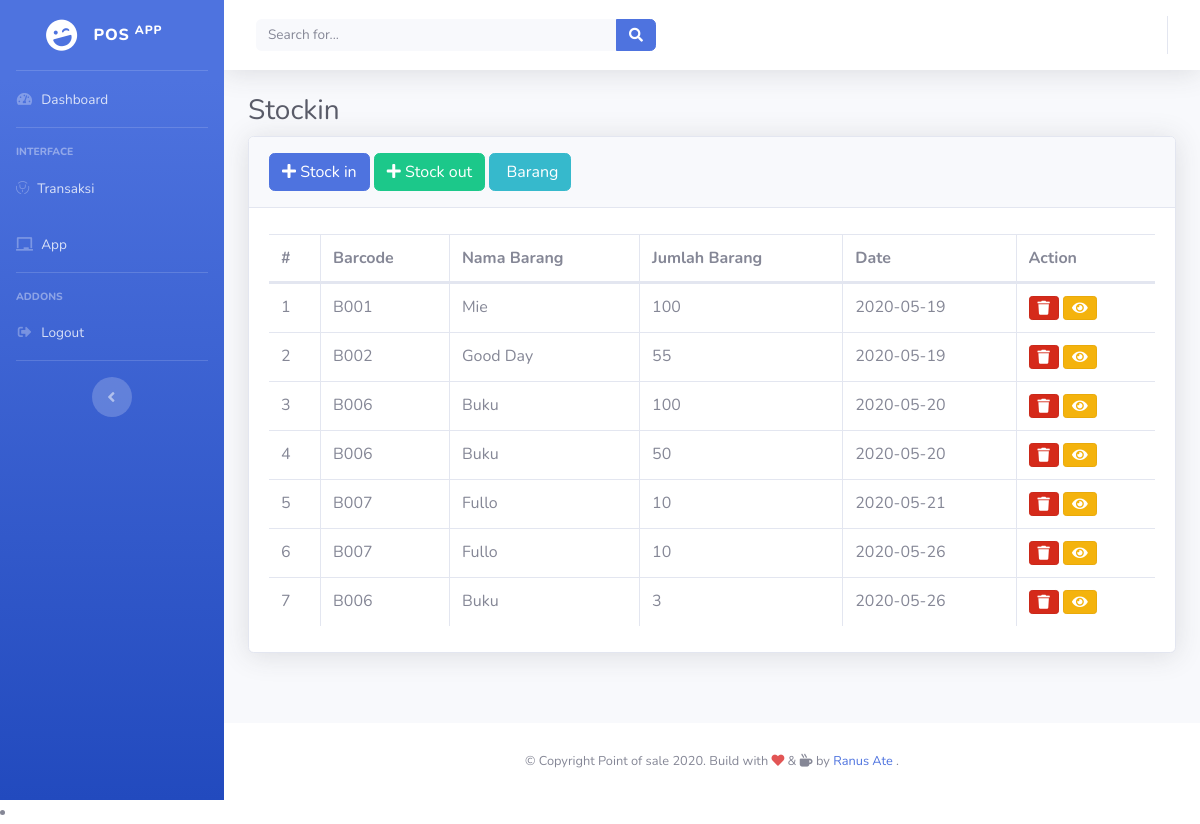
/index.php/stock/stock_in, run on the app's committed database.
### tables this page shows
CREATE TABLE `stock` (
  `stock_id` int(11) NOT NULL,
  `id_barang` int(11) NOT NULL,
  `type` enum('in','out') NOT NULL,
  `detail` varchar(100) NOT NULL,
  `supplier_id` int(11) DEFAULT NULL,
  `qty` int(11) NOT NULL,
  `date` date NOT NULL,
  `created` datetime NOT NULL DEFAULT CURRENT_TIMESTAMP,
  `user_id` int(11) NOT NULL
);

CREATE TABLE `barang` (
  `id_barang` int(11) NOT NULL,
  `barcode` varchar(100) NOT NULL,
  `nama` varchar(100) DEFAULT NULL,
  `id_kategori` int(11) NOT NULL,
  `harga` int(11) DEFAULT NULL,
  `stock` int(11) NOT NULL DEFAULT '0',
  `image` varchar(100) DEFAULT NULL,
  `created` datetime DEFAULT CURRENT_TIMESTAMP,
  `updated` datetime DEFAULT NULL,
  `is_active` int(11) NOT NULL DEFAULT '1'
);

### application/controllers/Stock.php (called while the page is built, shortened)
<?php
class Stock extends CI_Controller
{
	function __construct()
	{
		$this->load->model('M_supplier');
		$this->load->model('M_stock');
		$this->load->model('M_kategori');
		$this->load->model(['M_barang', 'M_supplier']);
	}
	public function stock_in()
	{
		$stock = $this->M_stock->getAll()->result();
		$data = array(
			"page" => "transaksi/stockin/v_stock_in",
			"stocks" => $stock,
			"judul" => "Stockin",
			"header" => "Stockin"
		);
		$this->load->view('dashboard', $data);
	}
}

### index.php (called while the page is built, shortened)
<?php
require_once BASEPATH.'core/CodeIgniter.php';

### application/models/M_stock.php (called while the page is built, shortened)
<?php
class M_stock extends CI_Model
{
	public function getAll()
	{
		$this->db->select('stock.stock_id, barang.barcode, barang.nama as namabrg, qty , date, detail, supplier.nama as supplier,barang.id_barang');
		$this->db->from('stock');
		$this->db->join('barang', 'barang.id_barang = stock.id_barang');
		$this->db->join('supplier', 'supplier.id = stock.supplier_id', 'left');
		$this->db->where('type', 'in');
		$query =  $this->db->get();
		return $query;
	}
}

### application/views/transaksi/stockin/v_stock_in.php (the view, shortened to what this page needs)
<h1 class="h3 mb-2 text-gray-800"> <?= $judul; ?></h1>
<div class="card shadow mb-4">
    <div class="card-header py-3">
        <a href="<?= base_url() ?>stock/in/add" class="btn btn-primary">
            <i class="fas fa-plus"></i> Stock in
        </a>
        <a href="<?= base_url() ?>stock/out/add" class="btn btn-success">
            <i class="fas fa-plus"></i> Stock out
        </a>
        <a href="<?= base_url() ?>barang" class="btn btn-info">
           <i class="fas"></i> Barang
        </a>
    </div>
    <div class="card-body">
        <div class="table-responsive">
            <table class="table table-bordered" id="dataTable" width="100%" cellspacing="0">
                <thead>
                    <tr>
                        <th>#</th>
                        <th>Barcode</th>
                        <th>Nama Barang</th>
                        <th>Jumlah Barang</th>
                        <th>Date</th>
                        <th>Action</th>
                    </tr>
                </thead>
                <tbody>
                    <?php $no = 1;
                       foreach ($stocks as $user) { ?>
                        <tr>
                            <td><?= $no++ ?></td>
                            <td><?= $user->barcode ?></td>
                            <td><?= $user->namabrg ?></td>
                            <td><?= $user->qty ?></td>
                            <td><?= $user->date ?></td>
                            <td>
                                <a href="<?= site_url("stock/in/delete/$user->stock_id/$user->id_barang") ?>" class=" btn btn-sm btn-danger active tombol-hapus">
                                    <i class="fas fa-trash "></i>
                                </a>
                                <a class="btn btn-sm  btn-warning active" id="detail-barang" data-toggle="modal" data-target="#modal-detail" data-id="<?= $user->id_barang ?>" data-barcode="<?= $user->barcode ?>" data-nama="<?= $user->namabrg ?>" data-supplier="<?= $user->supplier ?>" data-qty="<?= $user->qty ?>" data-detail="<?= $user->detail ?>" data-date="<?= $user->date ?>">
                                    <i class="fa fa-eye" aria-hidden="true"></i>
                                </a>
                            </td>
                        </tr>
                    <?php
                       } ?>
                </tbody>
            </table>
        </div>
    </div>
</div>

### application/views/dashboard.php (shortened to what this page needs)
<html lang="en">
<head>
    <link href="<?= base_url('assets/'); ?>vendor/datatables/dataTables.bootstrap4.min.css" rel="stylesheet">
    <link href="https://cdn.jsdelivr.net/npm/select2@4.1.0-beta.1/dist/css/select2.min.css" rel="stylesheet" />
    <link rel="stylesheet" href="https://maxcdn.bootstrapcdn.com/bootstrap/4.3.1/css/bootstrap.min.css">
    <link rel="stylesheet" href="https://cdnjs.cloudflare.com/ajax/libs/select2/4.0.2/css/select2.min.css" />
    <link rel="stylesheet" href="https://use.fontawesome.com/releases/v5.6.3/css/all.css">
    <link rel="stylesheet" href="<?= base_url('assets/') ?>dist/sweetalert2.min.css">
    <link href="<?= base_url('assets/'); ?>vendor/fontawesome-free/css/all.min.css" rel="stylesheet" type="text/css">
    <link href="<?= base_url('assets/'); ?>css/sb-admin-2.min.css" rel="stylesheet">
</head>
<body id="page-top" class="<?= $this->uri->segment(1) == 'app' ? 'sidebar-collapse' : null ?>">
    <div id="wrapper" class="">
        <ul class="navbar-nav  bg-gradient-primary sidebar sidebar-dark accordion " id="accordionSidebar">
            <a class="sidebar-brand d-flex align-items-center justify-content-center" href="<?= base_url('dashboard'); ?>">
                <div class="sidebar-brand-icon rotate-n-15">
                    <i class="fas fa-laugh-wink"></i>
                </div>
                <div class="sidebar-brand-text mx-3"> POS <sup>app</sup>
                </div>
            </a>
            <hr class="sidebar-divider my-0">
            <li <?= $this->uri->segment(1) == 'dashboard'  ? 'class="  nav-item active sidebar-collapse"' : ' class="nav-item sidebar-collapse"' ?>>
                <a class="nav-link" href="<?= base_url('dashboard'); ?>">
                    <i class="fas fa-fw fa-tachometer-alt"></i>
                    <span>Dashboard</span></a>
            </li>
            <hr class="sidebar-divider">
            <div class="sidebar-heading">
                Interface
            </div>
            <li <?= $this->uri->segment(1) == 'transaksi'  ? 'class=" nav-item  active "' : 'class="nav-item "' ?>>
                <a class=" nav-link" href="<?= base_url('transaksi') ?>"><i class="fab fa-bity"></i>
                    <span>Transaksi</span></a>
            </li>
            <li <?= $this->uri->segment(1) == 'app'  ? 'class=" nav-item  active "' : 'class="nav-item "' ?>>
                <a class=" nav-link" href="<?= base_url('app') ?>"><i class="fas fa-chalkboard"></i>
                    <span>App</span></a>
            </li>
            <hr class="sidebar-divider">
            <div class=" sidebar-heading">
                Addons
            </div>
            <li class="nav-item">
                <a class="nav-link" href="<?= base_url('login/logout'); ?>"><i class="fas fa-fw fa-sign-out-alt"></i>
                    <span>Logout</span></a>
            </li>
            <hr class="sidebar-divider d-none d-md-block">
            <div class="text-center d-none d-md-inline">
                <button class="rounded-circle border-0" id="sidebarToggle"></button>
            </div>
        </ul>
        <div id="content-wrapper" class="d-flex flex-column">
            <div id="content">
                <nav class="navbar navbar-expand navbar-light bg-white topbar mb-4 static-top shadow">
                    <form class="d-none d-sm-inline-block form-inline mr-auto ml-md-3 my-2 my-md-0 mw-100 navbar-search">
                        <div class="input-group">
                            <input type="text" class="form-control bg-light border-0 small" placeholder="Search for..." aria-label="Search" aria-describedby="basic-addon2">
                            <div class="input-group-append">
                                <button class="btn btn-primary" type="button">
                                    <i class="fas fa-search fa-sm"></i>
                                </button>
                            </div>
                        </div>
                    </form>
                </nav>
                <div class="container-fluid">
                    <?php $this->load->view($page); ?>
                </div>
            </div>
            <footer class="sticky-footer bg-white">
                <div class="container my-auto">
                    <div class="copyright text-center my-auto">
                        <span> &copy; Copyright Point of sale <?= date('Y'); ?>. Build with <i style="color: #e25555;" class="fas fa-heart"></i> & <i class="fas fa-mug-hot"> </i> by <a href="https://www.instagram.com/ranus.ate/"> Ranus Ate </a>.</span>
                    </div>
                </div>
            </footer>
        </div>
    </div>
    <link href="https://cdn.jsdelivr.net/npm/select2@4.0.13/dist/css/select2.min.css" rel="stylesheet" />
    <li nk rel="stylesheet" href="<?= base_url('assets/') ?>dist/sweetalert2.min.css">
        <link rel="stylesheet" href="https://cdnjs.cloudflare.com/ajax/libs/jquery-confirm/3.3.2/jquery-confirm.min.css">
</body>
</html>

### data on the page
stock: id_barang.barcode "B001", id_barang.nama "Mie", qty "100", date "2020-05-19"
stock: id_barang.barcode "B002", id_barang.nama "Good Day", qty "55", date "2020-05-19"
stock: id_barang.barcode "B006", id_barang.nama "Buku", qty "100", date "2020-05-20"
stock: id_barang.barcode "B006", id_barang.nama "Buku", qty "50", date "2020-05-20"
stock: id_barang.barcode "B007", id_barang.nama "Fullo", qty "10", date "2020-05-21"
stock: id_barang.barcode "B007", id_barang.nama "Fullo", qty "10", date "2020-05-26"
stock: id_barang.barcode "B006", id_barang.nama "Buku", qty "3", date "2020-05-26"

### other printed values
$judul "Stockin"
